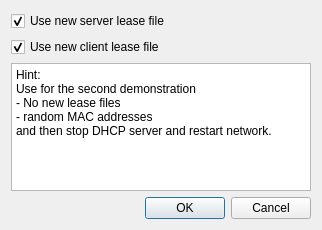
<?xml version="1.0" encoding="UTF-8"?>
<ui version="4.0">
 <class>Dialog</class>
 <widget class="QDialog" name="Dialog">
  <property name="geometry">
   <rect>
    <x>0</x>
    <y>0</y>
    <width>322</width>
    <height>230</height>
   </rect>
  </property>
  <property name="windowTitle">
   <string>Configure DHCP server</string>
  </property>
  <layout class="QGridLayout" name="gridLayout">
   <item row="4" column="0">
    <widget class="QDialogButtonBox" name="buttonBox">
     <property name="orientation">
      <enum>Qt::Horizontal</enum>
     </property>
     <property name="standardButtons">
      <set>QDialogButtonBox::Cancel|QDialogButtonBox::Ok</set>
     </property>
    </widget>
   </item>
   <item row="0" column="0">
    <widget class="QCheckBox" name="DHCP_daemon_leases">
     <property name="text">
      <string>Use new server lease file</string>
     </property>
     <property name="checked">
      <bool>true</bool>
     </property>
     <property name="tristate">
      <bool>false</bool>
     </property>
    </widget>
   </item>
   <item row="3" column="0">
    <spacer name="verticalSpacer">
     <property name="orientation">
      <enum>Qt::Vertical</enum>
     </property>
     <property name="sizeHint" stdset="0">
      <size>
       <width>20</width>
       <height>40</height>
      </size>
     </property>
    </spacer>
   </item>
   <item row="1" column="0">
    <widget class="QCheckBox" name="DHCP_client_leases">
     <property name="text">
      <string>Use new client lease file</string>
     </property>
     <property name="checked">
      <bool>true</bool>
     </property>
    </widget>
   </item>
   <item row="2" column="0">
    <widget class="QPlainTextEdit" name="plainTextEdit">
     <property name="plainText">
      <string>Hint: 
Use for the second demonstration
- No new lease files
- random MAC addresses
and then stop DHCP server and restart network.</string>
     </property>
    </widget>
   </item>
  </layout>
 </widget>
 <tabstops>
  <tabstop>DHCP_daemon_leases</tabstop>
  <tabstop>DHCP_client_leases</tabstop>
  <tabstop>plainTextEdit</tabstop>
  <tabstop>buttonBox</tabstop>
 </tabstops>
 <resources/>
 <connections>
  <connection>
   <sender>buttonBox</sender>
   <signal>accepted()</signal>
   <receiver>Dialog</receiver>
   <slot>accept()</slot>
   <hints>
    <hint type="sourcelabel">
     <x>248</x>
     <y>254</y>
    </hint>
    <hint type="destinationlabel">
     <x>157</x>
     <y>274</y>
    </hint>
   </hints>
  </connection>
  <connection>
   <sender>buttonBox</sender>
   <signal>rejected()</signal>
   <receiver>Dialog</receiver>
   <slot>reject()</slot>
   <hints>
    <hint type="sourcelabel">
     <x>316</x>
     <y>260</y>
    </hint>
    <hint type="destinationlabel">
     <x>286</x>
     <y>274</y>
    </hint>
   </hints>
  </connection>
 </connections>
</ui>
